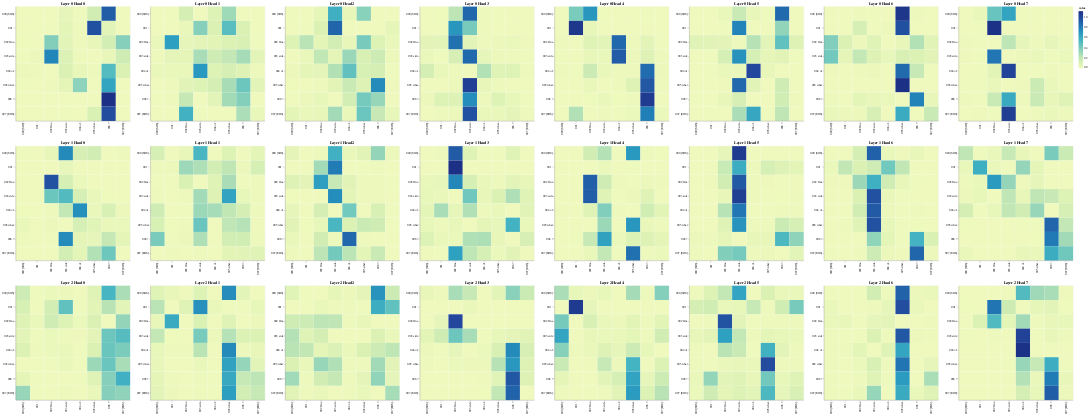

This figure's notebook cell:
### Code cell
# Visualize the Encoder Self-Attention
Get_All_Attention_Maps(model, "encoder", layers, heads, encoder_input_tokens, encoder_input_tokens, min(20, sentence_length))
